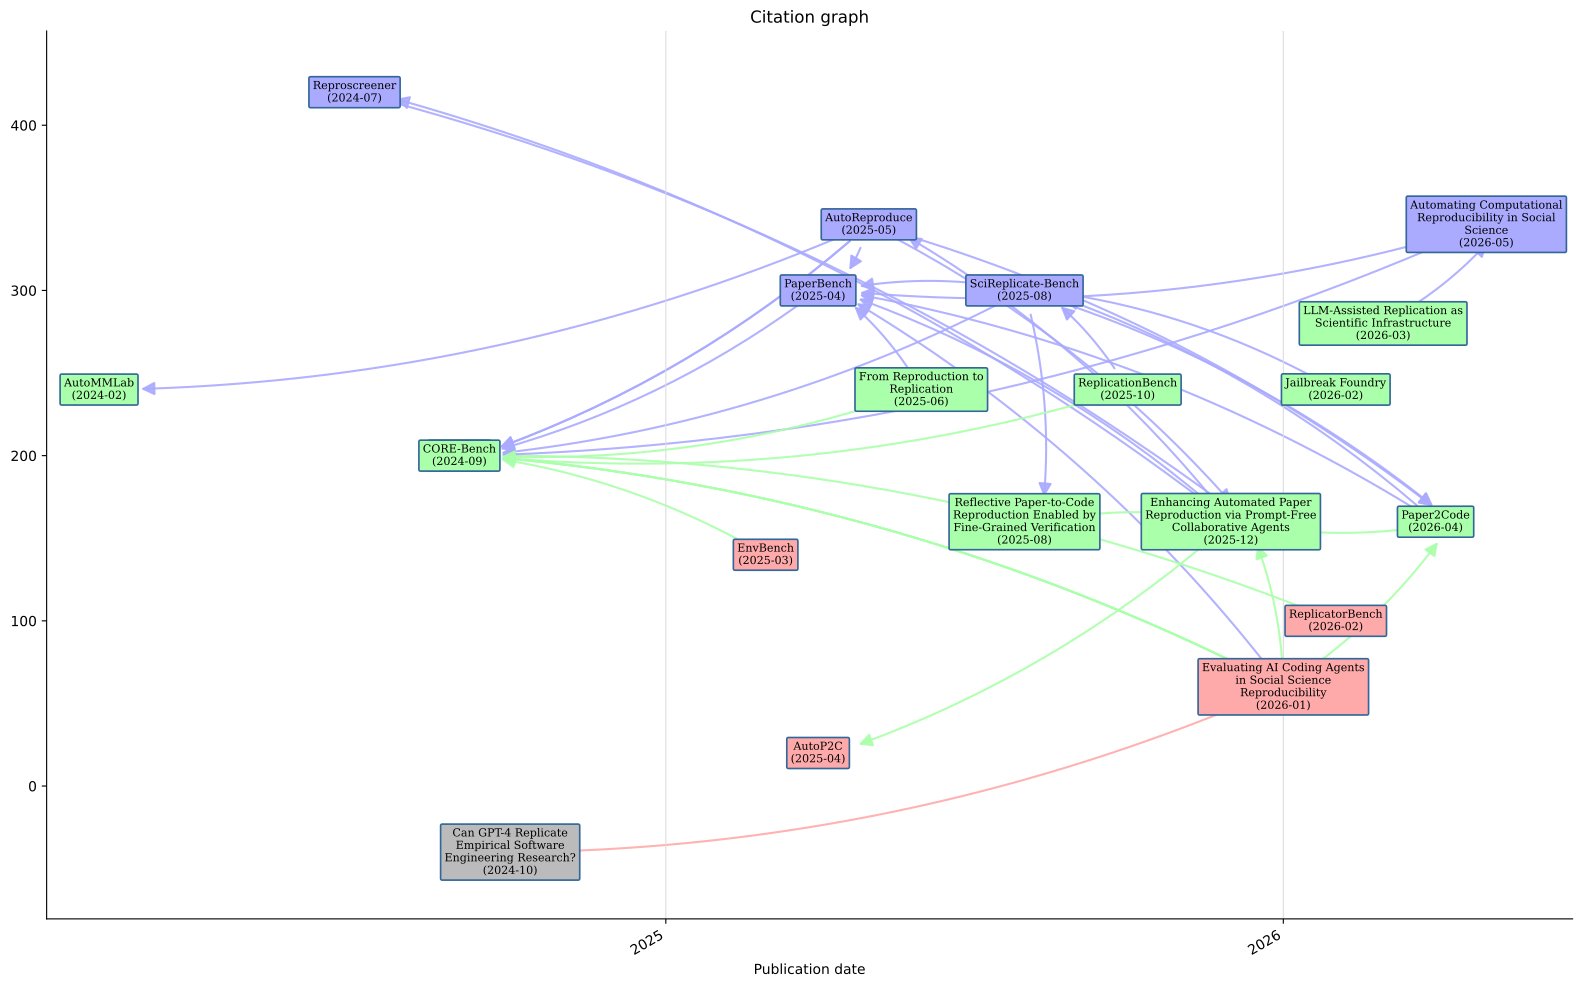

This chart was generated by the following Python code:
from __future__ import annotations

from datetime import datetime
import calendar
import re
import textwrap

import bibtexparser
import matplotlib.dates as mdates
import matplotlib.pyplot as plt
from matplotlib.patches import FancyArrowPatch
import networkx as nx


def parse_bib_month(month_value: str | None) -> int:
    if not month_value:
        return 1

    value = month_value.strip().lower()
    value = value.strip("{}")

    month_map = {
        "jan": 1,
        "feb": 2,
        "mar": 3,
        "apr": 4,
        "may": 5,
        "jun": 6,
        "jul": 7,
        "aug": 8,
        "sep": 9,
        "oct": 10,
        "nov": 11,
        "dec": 12,
    }

    if value in month_map:
        return month_map[value]

    if value.isdigit():
        month_num = int(value)
        if 1 <= month_num <= 12:
            return month_num

    for i, name in enumerate(calendar.month_name):
        if name and name.lower() == value:
            return i

    for i, name in enumerate(calendar.month_abbr):
        if name and name.lower() == value:
            return i

    return 1


def parse_pub_date(entry: dict) -> datetime:
    date_field = entry.get("date")
    if date_field:
        date_field = date_field.strip().strip("{}")
        for fmt in ("%Y-%m-%d", "%Y-%m", "%Y"):
            try:
                parsed = datetime.strptime(date_field, fmt)
                if fmt == "%Y":
                    return datetime(parsed.year, 1, 1)
                if fmt == "%Y-%m":
                    return datetime(parsed.year, parsed.month, 1)
                return parsed
            except ValueError:
                pass

    year = entry.get("year")
    if not year:
        raise ValueError(
            f'Missing year/date in BibTeX entry {entry.get("ID", "<unknown>")}'
        )

    year_match = re.search(r"\d{4}", str(year))
    if not year_match:
        raise ValueError(
            f'Could not parse year in BibTeX entry {entry.get("ID", "<unknown>")}'
        )

    year_num = int(year_match.group(0))
    month_num = parse_bib_month(entry.get("month"))
    return datetime(year_num, month_num, 1)


def load_bib_entries(bib_path: str) -> dict[str, dict]:
    with open(bib_path, "r", encoding="utf-8") as f:
        bib_database = bibtexparser.load(f)

    return {entry["ID"]: entry for entry in bib_database.entries}


def clean_title(title: str) -> str:
    title = title.replace("{", "").replace("}", "")
    return " ".join(title.split())


def build_graph(bib_path: str) -> nx.DiGraph:
    entries = load_bib_entries(bib_path)
    g = nx.DiGraph()

    papers = {
        "artisan": (100.0, 2, ["super", "heye2025", "corebench", "liang2024", "paperbench", "paper2code", "liang2024"]),
        "lin2025": (190.0, 1, ["refp2c", "autop2c", "paperbench", "paper2code", "autoreproduce"]),
        "paper2code": (300.0, 1, ["paperbench", "scireplicatebench"]),
        "paperbench": (180.0, 0, ["corebench"]),
        "autop2c": (30.0, 2, []),
        "autommlab": (270.0, 1, []),
        "heye2025": (140.0, 1, ["reproscreener"]),
        "super": (110.0, 1, []),
        "corebench": (380.0, 1, []),
        "replicationbench": (320.0, 1, ["corebench", "scireplicatebench"]),
        "replicatorbench": (380.0, 2, ["corebench"]),
        "socscireprobench": (410.0, 2, ["corebench"]),
        "scireplicatebench": (200.0, 0, ["refp2c", "paper2code", "paperbench", "paper2code", "corebench"]),
        "autoreproduce": (300.0, 0, ["lin2025", "super", "paperbench", "paper2code", "autommlab", "corebench"]),
        "shah2026": (180.0, 0, ["corebench", "paperbench"]),
        "kubota2026": (60.0, 1, ["shah2026"]),
        "liang2024": (80.0, 3, []),
        "jailbreakfoundry": (350.0, 1, ["scireplicatebench"]),
        "envbench": (400, 2, ["corebench"]),
        "reproscreener": (210, 0, ["heye2025"]),
        "refp2c": (280, 1, []),
        "kim2025": (140, 1, ["paperbench", "super"])
    }

    for key, (y, generation, citations) in papers.items():
        if key not in entries:
            raise KeyError(f"BibTeX key {key!r} not found in {bib_path}")

        entry = entries[key]
        title = clean_title(entry.get("title", key))
        pub_date = parse_pub_date(entry)

        g.add_node(
            key,
            title=title.split(':')[0],
            pub_date=pub_date,
            generation=generation,
            y=300-140*generation+ 40*(pub_date.month % 4),
        )
        for citation in citations:
            g.add_edge(key, citation, citers_generation=min(generation, papers[citation][1]))

    return g


def compute_positions(graph: nx.DiGraph) -> dict[str, tuple[float, float]]:
    return {
        node: (mdates.date2num(data["pub_date"]), data["y"])
        for node, data in graph.nodes(data=True) if data
    }


def make_label(data: dict) -> str:
    title = textwrap.fill(data["title"], width=28)
    year_month = data["pub_date"].strftime("%Y-%m")
    return f"{title}\n({year_month})"

generation_colors = ["#aaaaff", "#aaffaa", "#ffaaaa", "#bbbbbb"]

def draw_graph(graph: nx.DiGraph, output: str = "citation_graph.pdf") -> None:
    pos = compute_positions(graph)

    fig, ax = plt.subplots(figsize=(16, 10))

    for source, target in graph.edges():
        x1, y1 = pos[source]
        x2, y2 = pos[target]

        rad = 0.10
        if y2 < y1:
            rad = -0.10

        arrow = FancyArrowPatch(
            (x1, y1),
            (x2+10, y2),
            arrowstyle="-|>",
            mutation_scale=20,
            linewidth=1.5,
            color=generation_colors[graph.edges[source, target]["citers_generation"]],
            connectionstyle=f"arc3,rad={rad}",
            shrinkA=18,
            shrinkB=18,
            alpha=0.9,
            zorder=1,
        )
        ax.add_patch(arrow)

    for node, data in graph.nodes(data=True):
        x, y = pos[node]
        label = make_label(data)
        
        ax.text(
            x,
            y,
            label,
            ha="center",
            va="center",
            fontsize=8,
            family="serif",
            zorder=3,
            bbox={
                "boxstyle": "round,pad=0.35,rounding_size=0.15",
                "facecolor": generation_colors[data["generation"]],
                "edgecolor": "#336699",
                "linewidth": 1.2,
            },
        )

    ax.xaxis_date()
    ax.xaxis.set_major_locator(mdates.YearLocator())
    ax.xaxis.set_major_formatter(mdates.DateFormatter("%Y"))
    fig.autofmt_xdate()

    ax.set_xlabel("Publication date")
    ax.set_title("Citation graph")

    for spine in ["top", "right"]:
        ax.spines[spine].set_visible(False)

    ax.grid(axis="x", color="#dddddd", linewidth=0.8)
    ax.margins(x=0.05, y=0.08)
    plt.tight_layout()
    plt.savefig(output, bbox_inches="tight")
    plt.close(fig)


if __name__ == "__main__":
    graph = build_graph("refs.bib")
    draw_graph(graph)
